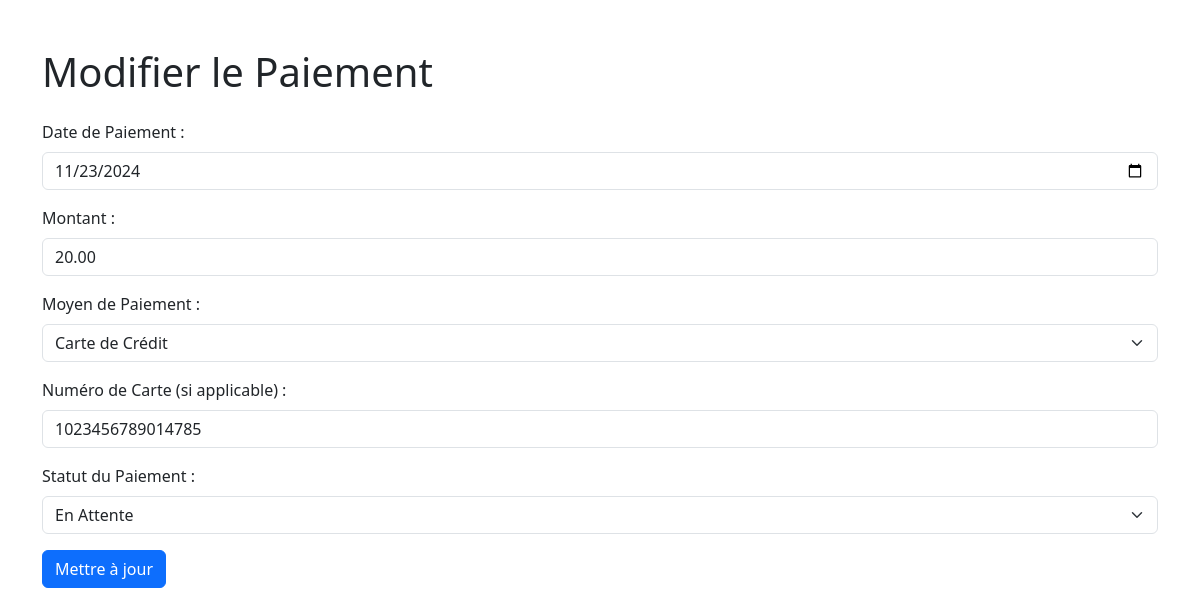
/view/backOffice/commande/updatePayment.php?id=22, run on the app's committed database.
### tables this page shows
CREATE TABLE `paiements` (
  `idPaiement` int(11) NOT NULL,
  `idCommande` int(11) NOT NULL,
  `datePayment` date NOT NULL,
  `montant` decimal(10,2) NOT NULL,
  `moyenPaiement` varchar(50) DEFAULT NULL,
  `numeroCarte` varchar(16) DEFAULT NULL,
  `statuspaiement` varchar(255) DEFAULT NULL
);

### Model/Payment.php (called while the page is built, shortened)
<?php
class Payment {
    private $db;
    public function __construct() {
        try {
            $this->db = new PDO("mysql:host=localhost;dbname=serenity_springs", "root", "");
            $this->db->setAttribute(PDO::ATTR_ERRMODE, PDO::ERRMODE_EXCEPTION);
        } catch (PDOException $e) {
            die("Erreur de connexion à la base de données : " . $e->getMessage());
        }
    }
    public function getPaymentById($idPaiement) {
        try {
            $sql = "SELECT * FROM paiements WHERE idPaiement = :idPaiement";
            $stmt = $this->db->prepare($sql);
            $stmt->bindParam(':idPaiement', $idPaiement, PDO::PARAM_INT);
            $stmt->execute();
            return $stmt->fetch(PDO::FETCH_ASSOC);
        } catch (PDOException $e) {
            die("Erreur lors de la récupération du paiement : " . $e->getMessage());
        }
    }
}
?>

### Controller/PaymentC.php (called while the page is built, shortened)
<?php
include_once __DIR__ . '/../Model/Payment.php';
class PaymentController {
    private $paymentModel;
    public function __construct() {
        $this->paymentModel = new Payment();
    }
    public function getPayment($idPaiement) {
        return $this->paymentModel->getPaymentById($idPaiement);
    }
}
?>

### view/backOffice/commande/updatePayment.php (the view, shortened to what this page needs)
<?php
include_once '../../../Controller/PaymentC.php';
$paymentC = new PaymentController();
if (isset($_GET['id'])) {
    $paiement = $paymentC->getPayment($_GET['id']);
} else {
    header("Location: listPayment.php");
    exit();
}
?>
<!DOCTYPE html>
<html lang="fr">
<head>
    <link href="https://cdn.jsdelivr.net/npm/bootstrap@5.3.3/dist/css/bootstrap.min.css" rel="stylesheet">
</head>
<body>
    <div class="container mt-5">
        <h1 class="mb-4">Modifier le Paiement</h1>
        <form action="" method="POST" onsubmit="return validateForm()">
            <div class="mb-3">
                <label for="datePayment" class="form-label">Date de Paiement :</label>
                <input type="date" id="datePayment" name="datePayment" class="form-control" value="<?= htmlspecialchars($paiement['datePayment']) ?>" >
            </div>
            <div class="mb-3">
                <label for="montant" class="form-label">Montant :</label>
                <input type="number" id="montant" name="montant" class="form-control" value="<?= htmlspecialchars($paiement['montant']) ?>" >
            </div>
            <div class="mb-3">
                <label for="moyenPaiement" class="form-label">Moyen de Paiement :</label>
                <select id="moyenPaiement" name="moyenPaiement" class="form-select" >
                    <option value="carte_credit" <?= $paiement['moyenPaiement'] == 'carte_credit' ? 'selected' : '' ?>>Carte de Crédit</option>
                </select>
            </div>
            <div class="mb-3">
                <label for="numeroCarte" class="form-label">Numéro de Carte (si applicable) :</label>
                <input type="text" id="numeroCarte" name="numeroCarte" class="form-control" value="<?= htmlspecialchars($paiement['numeroCarte']) ?>"
                    <?= $paiement['moyenPaiement'] == 'carte_credit' || $paiement['moyenPaiement'] == 'virement' ?  : '' ?>>
            </div>
            <div class="mb-3">
                <label for="statusPaiement" class="form-label">Statut du Paiement :</label>
                <select id="statusPaiement" name="statusPaiement" class="form-select" >
                    <option value="en_attente" <?= isset($paiement['statusPaiement']) && $paiement['statusPaiement'] == 'en_attente' ? 'selected' : '' ?>>En Attente</option>
                </select>
            </div>
            <button type="submit" class="btn btn-primary">Mettre à jour</button>
        </form>
    </div>
</body>
</html>

### data on the page
paiements: datePayment "11/23/2024", montant "20.00", moyenPaiement "Carte de Crédit", numeroCarte "1023456789014785"
